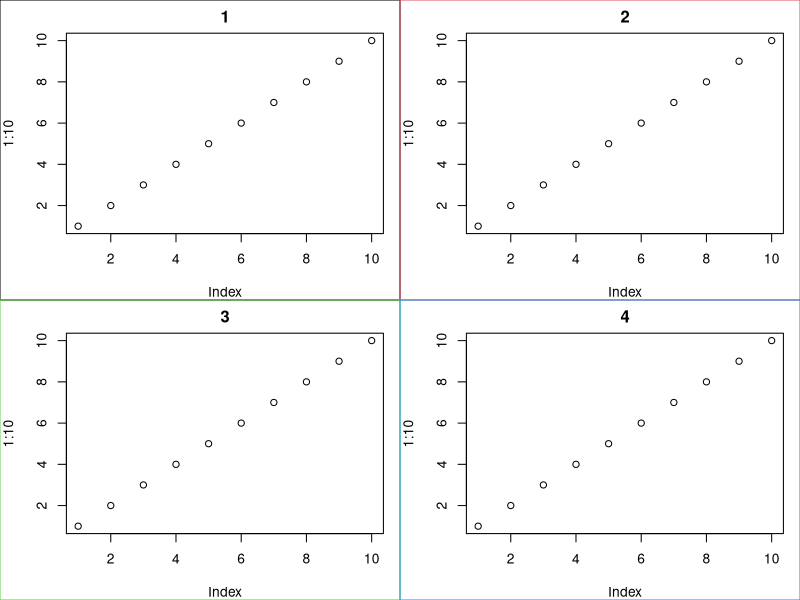
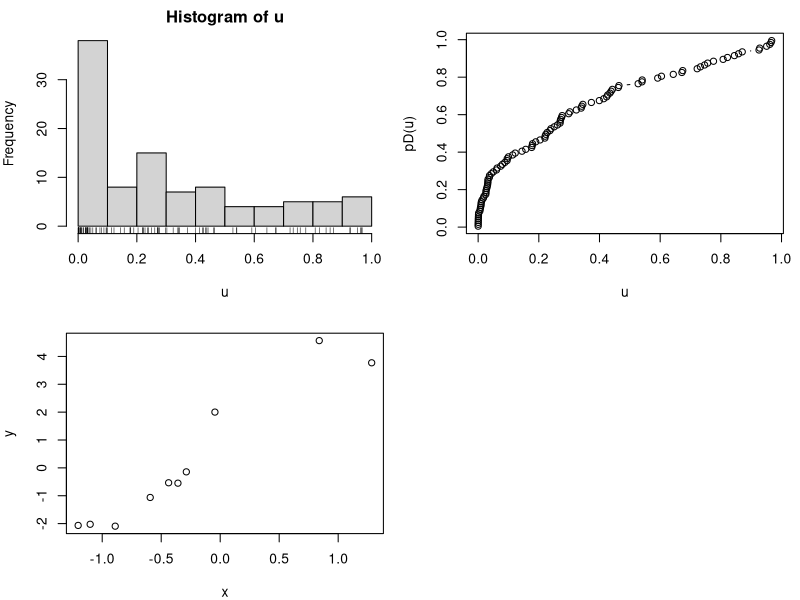

Reproduce these figures in R, in order.
## ---- chunk 1
## parametri, ki veljajo za vse chunke
knitr::opts_chunk$set(echo = TRUE,fig.width=10,fig.height=10)
par(mar=c(4,4,2,1))
## ---- chunk 2
par(mfrow=c(2,2))
m <- prod(par("mfrow"))
for(i in 1:m){
plot(1:10,main=i)
box("fig",col=i)
}
## ---- chunk 3
n <- 100
u <- runif(n)^2
u <- sort(u)
hist(u)
rug(u)
## ---- chunk 4
P <- (rank(u)-0.5)/n
pD <- approxfun(u,P,yleft=min(u),yright=max(u))
plot(u,pD(u),type="b")
## ---- chunk 5
sumsq <- function(par,x,y
                  ){
  a <- par[1]
  b <- par[2]
  yhat <- a+b*x
  d2 <- sum((y-yhat)^2)
  return(d2)
}
## ---- chunk 6
n <- 10
a <- 1
b <- 3
serr <- 1
x <- rnorm(n)
eps <- rnorm(n,sd = serr)
y <- a + b * x + eps
plot(x,y)
X <- x
Y <- y
## ---- chunk 7
optim(par=c(0,1),sumsq,x=x,y=y)
lm(y~X)
